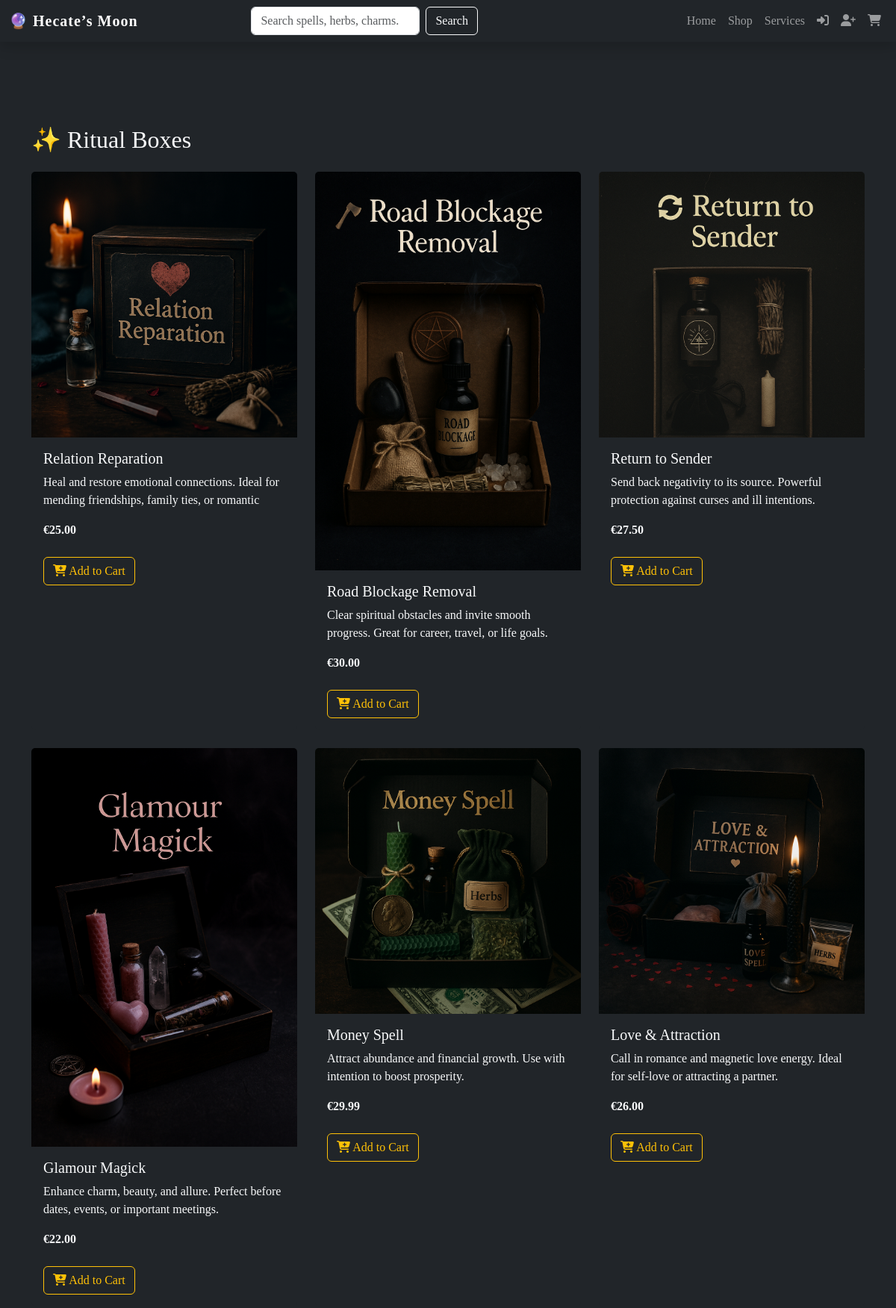
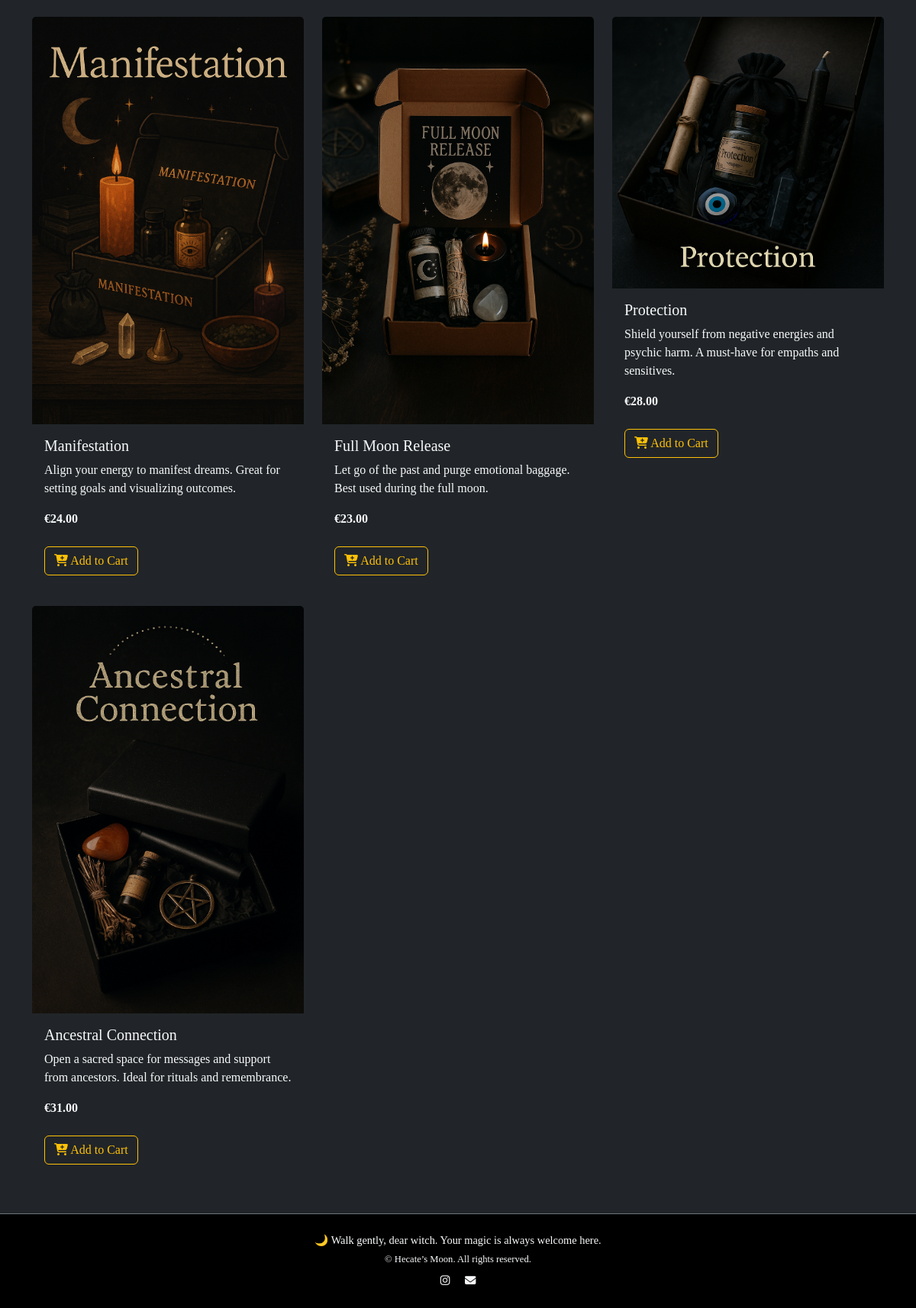
The page /boxes/ on the database its author committed (2 pictures, top to bottom).
### boxes/models.py (models this page shows, shortened)
class Product(models.Model):
    name = models.CharField(max_length=254)
    description = models.TextField()
    price = models.DecimalField(max_digits=6, decimal_places=2)
    image = models.ImageField(upload_to='product_images', null=True, blank=True)
    category = models.CharField(max_length=254, default='General')
    is_available = models.BooleanField(default=True)

### boxes/views.py (the view)
# urls.py: path('', views.all_products, name='all_boxes'),
def all_products(request):
    products = Product.objects.filter(is_available=True)
    boxes = products.filter(category__icontains='box')
    items = products.exclude(category__icontains='box')
    return render(request, 'boxes/all_products.html', {
        'boxes': boxes,
        'items': items,
    })

### cart/context_processors.py (called while the page is built)
def cart_context(request):
    return {
        'cart': Cart(request)
    }

### boxes/templates/boxes/all_products.html
{% extends "base.html" %}
{% load static %}
{% block content %}
<div class="container mt-5 pt-5">
    <h2 class="text-light mb-4">✨ Ritual Boxes</h2>
    <div class="row row-cols-1 row-cols-md-3 g-4">
        {% for product in boxes %}
        <div class="col">
            <div class="card h-100 bg-dark text-light border-light">
                {% if product.image %}
                    <img src="{{ product.image.url }}" class="card-img-top" alt="{{ product.name }}">
                {% endif %}
                <div class="card-body">
                    <h5 class="card-title">{{ product.name }}</h5>
                    <p class="card-text">{{ product.description|truncatewords:20 }}</p>
                    <p class="card-text"><strong>€{{ product.price }}</strong></p>
                    <a href="{% url 'add_to_cart' product.id %}" class="btn btn-outline-warning mt-2">
                        <i class="fas fa-cart-plus"></i> Add to Cart
                    </a>
                </div>
            </div>
        </div>
        {% empty %}
        <p class="text-light">No ritual boxes available.</p>
        {% endfor %}
    </div>
</div>
{% endblock %}

### static/css/base.css (style rules this page uses)
body { background-color: #0e0b16; color: #e0c3fc; font-family: 'Cinzel', serif; }
a { color: #a29bfe; text-decoration: none; }
.card { background-color: #1c1b29; border: none; }

### rows shown on the page
Product: image (picture), name "Relation Reparation", description "Heal and restore emotional connections. Ideal for mending friendships, family ties, or romantic", price "25.00"
Product: image (picture), name "Road Blockage Removal", description "Clear spiritual obstacles and invite smooth progress. Great for career, travel, or life goals.", price "30.00"
Product: image (picture), name "Return to Sender", description "Send back negativity to its source. Powerful protection against curses and ill intentions.", price "27.50"
Product: image (picture), name "Glamour Magick", description "Enhance charm, beauty, and allure. Perfect before dates, events, or important meetings.", price "22.00"
Product: image (picture), name "Money Spell", description "Attract abundance and financial growth. Use with intention to boost prosperity.", price "29.99"
Product: image (picture), name "Love & Attraction", description "Call in romance and magnetic love energy. Ideal for self-love or attracting a partner.", price "26.00"
Product: image (picture), name "Manifestation", description "Align your energy to manifest dreams. Great for setting goals and visualizing outcomes.", price "24.00"
Product: image (picture), name "Full Moon Release", description "Let go of the past and purge emotional baggage. Best used during the full moon.", price "23.00"
Product: image (picture), name "Protection", description "Shield yourself from negative energies and psychic harm. A must-have for empaths and sensitives.", price "28.00"
Product: image (picture), name "Ancestral Connection", description "Open a sacred space for messages and support from ancestors. Ideal for rituals and remembrance.", price "31.00"
